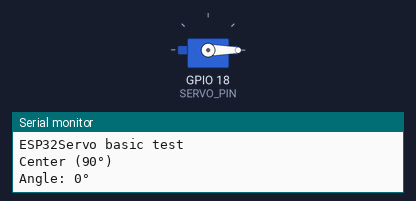
The sketch below on a simulated ESP32. Shown: servo, the last lines printed to the serial monitor.

Above: at 1.85 s.
At 3.8 s:
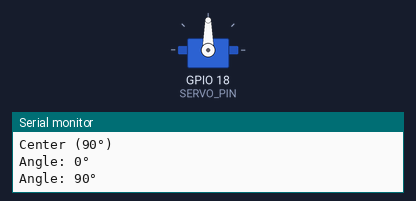
At 5.2 s:
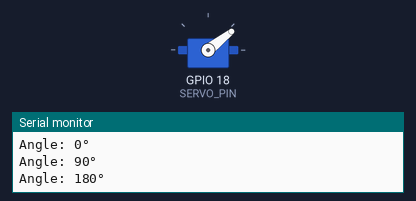
At 6.6 s:
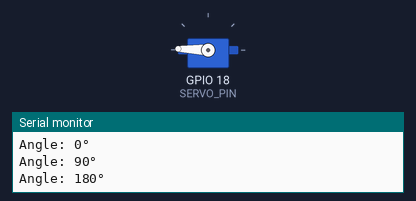
Timing chart, 0 to 8.1 s (numbered marks = the images above):
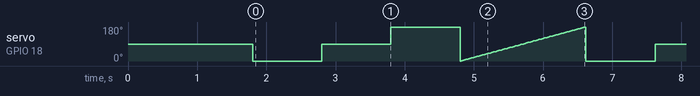

Measured:
- by itself, servo on GPIO 18 (SERVO_PIN): moves between 0° and 180°, repeating every 4.8 s

The sketch:

servoLibraryTesting.ino
```cpp
#include <ESP32Servo.h>

Servo myServo;

// Pick a safe PWM pin (NOT 1, 3, 34–39). 18 is good.
const int SERVO_PIN = 18;

// Most hobby servos accept ~500–2500 µs. Start conservative; widen if needed.
int usMin = 500;   // microseconds at 0°
int usMax = 2500;  // microseconds at 180°

void setup() {
  Serial.begin(115200);
  delay(300);
  Serial.println("\nESP32Servo basic test");

  // 50 Hz for standard servos
  myServo.setPeriodHertz(50);
  // Attach with explicit pulse range
  if (!myServo.attach(SERVO_PIN, usMin, usMax)) {
    Serial.println("Failed to attach servo (pin in use?)");
    while (1) delay(10);
  }

  // Move to center, hold a moment
  myServo.write(90);
  Serial.println("Center (90°)");
  delay(1500);
}

void loop() {
  // Move to 0°, 90°, 180° with gentle pauses
  goAngle(0);    delay(1000);
  goAngle(90);   delay(1000);
  goAngle(180);  delay(1000);

  // Slow sweep 0→180→0 for noise/calibration
  sweep(0, 180, 2);  // step 2°
}

void goAngle(int deg) {
  deg = constrain(deg, 0, 180);
  myServo.write(deg);
  Serial.print("Angle: "); Serial.print(deg); Serial.println("°");
}

void sweep(int startDeg, int endDeg, int stepDeg) {
  if (startDeg > endDeg) stepDeg = -abs(stepDeg);
  else stepDeg = abs(stepDeg);

  for (int a = startDeg; (stepDeg > 0) ? (a <= endDeg) : (a >= endDeg); a += stepDeg) {
    myServo.write(a);
    delay(20); // ~50 Hz update -> smooth
  }
}
```
